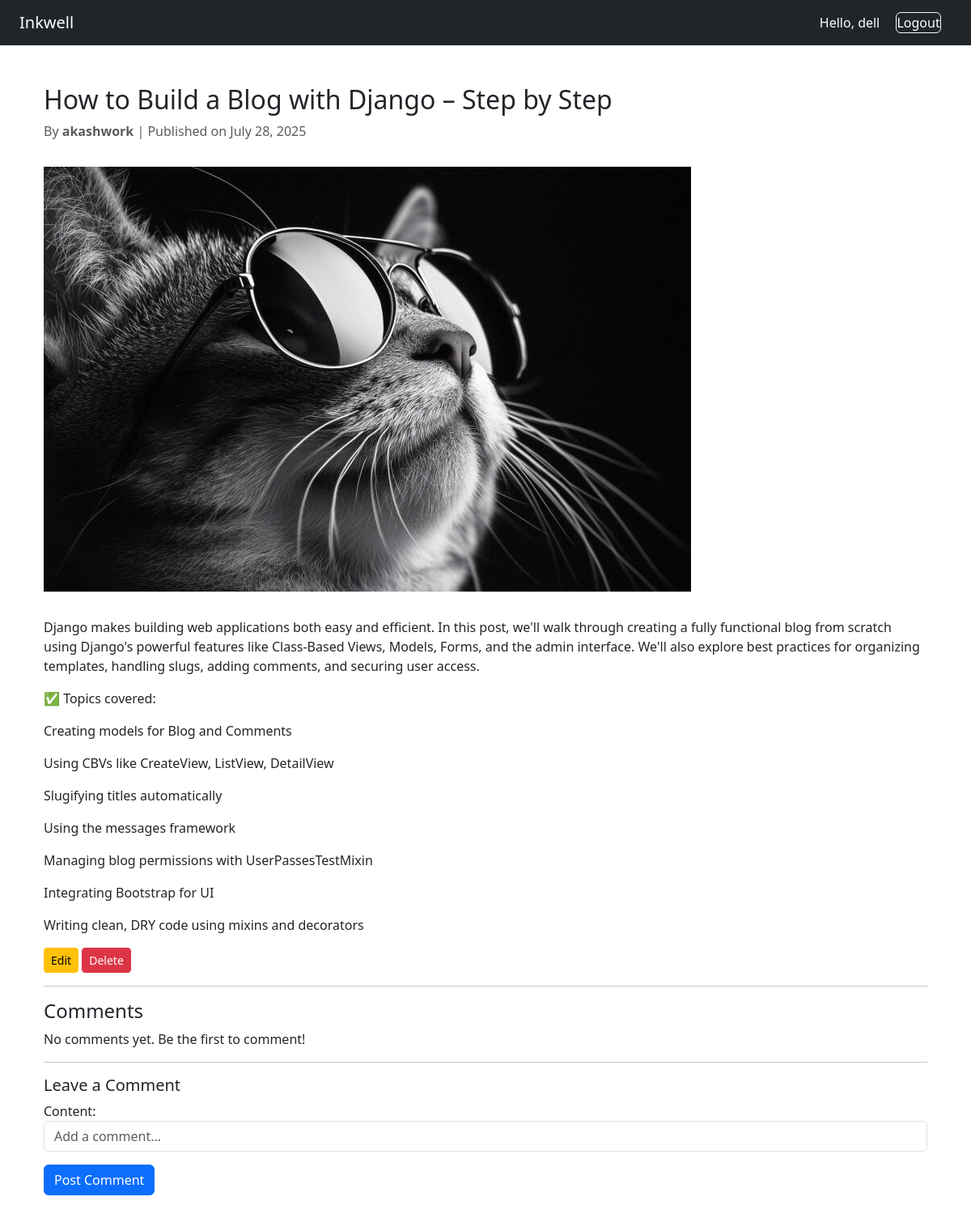
Screenshot of /detail/how-to-build-a-blog-with-django-step-by-step (signed in) with the database file from the repository.
### blogs/models.py (models this page shows, shortened)
class TimestampModel(models.Model):
    created_at = models.DateTimeField(auto_now_add=True)
    updated_at = models.DateTimeField(auto_now=True)
    class Meta:
        abstract = True

class BlogPost(TimestampModel):
    id = models.UUIDField(default=uuid.uuid4, unique=True, primary_key=True)
    title = models.CharField(max_length=250)
    image = models.ImageField(upload_to=GenerateImagePath())
    slug = models.SlugField(blank=True, unique=True)
    content = models.TextField()
    author = models.ForeignKey(
        Author, on_delete=models.SET_NULL, null=True, related_name="posts"
    )
    excerpt = models.CharField(max_length=500, blank=True, null=True)
    is_published = models.BooleanField(default=False)
    published_at = models.DateTimeField(null=True, blank=True)
    status = models.CharField(
        choices=Status.choices, default=Status.DRAFT, max_length=20
    )
    objects = models.Manager()
    publishes = PublishManger()
    class Meta:
        ordering = ["-created_at"]
        indexes = [
            models.Index(fields=["title"]),
            models.Index(fields=["is_published", "published_at"]),
        ]

class Author(TimestampModel):
    id = models.UUIDField(default=uuid.uuid4, unique=True, primary_key=True)
    user = models.OneToOneField(User, on_delete=models.CASCADE, related_name="author")
    first_name = models.CharField(max_length=250)
    last_name = models.CharField(max_length=250)
    email = models.EmailField(unique=True)
    class Meta:
        ordering = ["-created_at"]
        indexes = [models.Index(fields=["email"])]

class Comment(TimestampModel):
    id = models.UUIDField(default=uuid.uuid4, unique=True, primary_key=True)
    author = models.ForeignKey(
        Author,
        on_delete=models.SET_NULL,
        blank=True,
        null=True,
        related_name="comments",
    )
    content = models.TextField()
    parent = models.ForeignKey(
        "self", on_delete=models.CASCADE, null=True, blank=True, related_name="replies"
    )
    post = models.ForeignKey(
        BlogPost, on_delete=models.CASCADE, related_name="comments"
    )
    class Meta:
        ordering = ["-created_at"]

### blogs/views.py (the view, shortened to what this page needs)
# urls.py: path("detail/<slug:slug>", views.BlogDetailView.as_view(), name="blog_detail"),
@method_decorator(login_required, name="dispatch")
class BlogDetailView(DetailView):
    model = BlogPost
    template_name = "blogs/blog_detail.html"
    context_object_name = "blog"
    slug_field = "slug"
    slug_url_kwarg = "slug"
    def get_context_data(self, **kwargs):
        context = super().get_context_data(**kwargs)
        context["comments"] = self.object.comments.filter(
            parent__isnull=True
        ).prefetch_related("replies")
        context["comment_form"] = CommentForm()
        return context

### blogs/forms.py
class CommentForm(forms.ModelForm):
    class Meta:
        model = Comment
        fields = ["content"]
        widgets = {
            "content": forms.TextInput(
                attrs={"class": "form-control", "placeholder": "Add a comment..."}
            )
        }

### blogs/templates/blogs/blog_detail.html (shortened to what this page needs)
{% extends 'base.html' %}
{% block content %}
<div class="container my-4">
  <h2>{{ blog.title }}</h2>
  <p class="text-muted">
    By <strong>{{ blog.author.user.username }}</strong> |
    Published on {{ blog.published_at|date:"F d, Y" }}
  </p>
  {% if blog.image %}
    <img src="{{ blog.image.url }}" class="img-fluid im my-3" alt="Blog Image">
  {% endif %}
  <p>{{ blog.content|linebreaks }}</p>
  {% if blog.author == request.user.author or request.user.is_superuser %}
    <a href="{% url 'blogs:blog_edit' blog.slug %}" class="btn btn-warning btn-sm">Edit</a>
    <a href="{% url 'blogs:blog_delete' blog.slug %}" class="btn btn-danger btn-sm">Delete</a>
  {% endif %}
  <hr>
  <h4>Comments</h4>
  {% for comment in comments %}
    <div class="border p-3 mb-3">
      <strong>{{ comment.author.user.username }}</strong>: {{ comment.content }}
      <a href="#" class="reply-toggle text-primary ms-2" data-id="{{ comment.id }}">Reply</a>
      {% for reply in comment.replies.all %}
        <div class="border-start ps-3 mt-2">
          <strong>{{ reply.author.user.username }}</strong>: {{ reply.content }}
        </div>
      {% endfor %}
      <form method="post" class="reply-form mt-3 d-none" id="reply-form-{{ comment.id }}">
        {% csrf_token %}
        <input type="hidden" name="parent_id" value="{{ comment.id }}">
        {{ comment_form.as_p }}
        <button type="submit" class="btn btn-sm btn-secondary">Post Reply</button>
      </form>
    </div>
  {% empty %}
    <p>No comments yet. Be the first to comment!</p>
  {% endfor %}
  <hr>
  <h5>Leave a Comment</h5>
  <form method="post">
    {{ comment_form.as_p }}
    <button type="submit" class="btn btn-primary">Post Comment</button>
  </form>
</div>
{% endblock %}

### templates/base.html (shortened to what this page needs)
{% load static %}
<!DOCTYPE html>
<html lang="en">
  <head>
    <link
    href = "{% static 'css/bootstrap.min.css' %}"
      rel="stylesheet"
    />
  </head>
  <body>
    <nav class="navbar navbar-expand-lg navbar-dark bg-dark px-4">
      <a class="navbar-brand" href="{% url 'blogs:blog_list' %}">Inkwell</a>
      <div class="ms-auto">
        {% if user.is_authenticated %}
        <span class="text-white me-3">Hello, {{ user.username }}</span>
       <form method="post" action="{% url 'account:logout' %}" style="display: inline;">
        <button type="submit" class="btn btn-outline-light p-0 m-0 align-baseline" style="color: #fff;">
            Logout
        </button>
        </form>
        {% endif %}
      </div>
    </nav>
    <div class="container py-4">
       {% block content %}{% endblock %}
    </div>
  </body>
</html>

### rows the page displays
BlogPost: title "How to Build a Blog with Django – Step by Step", author.user.username "akashwork", published_at "July 28, 2025", image (picture), content "Django makes building web applications both easy and efficient. In this post, we'll walk through creating a fully functional blog from scratch using Django's powerful features like Class-Based Views, Models, Forms, and the admin interface. We'll also explore best practices for organizing templates, handling slugs, adding comments, and securing user access. ✅ Topics covered: Creating models for Blog and Comments Using CBVs like CreateView, ListView, DetailView Slugifying titles automatically Using the messages framework Managing blog permissions with UserPassesTestMixin Integrating Bootstrap for UI Writing clean, DRY code using mixins and decorators"

### other values shown
{{ user.username }} "dell"
